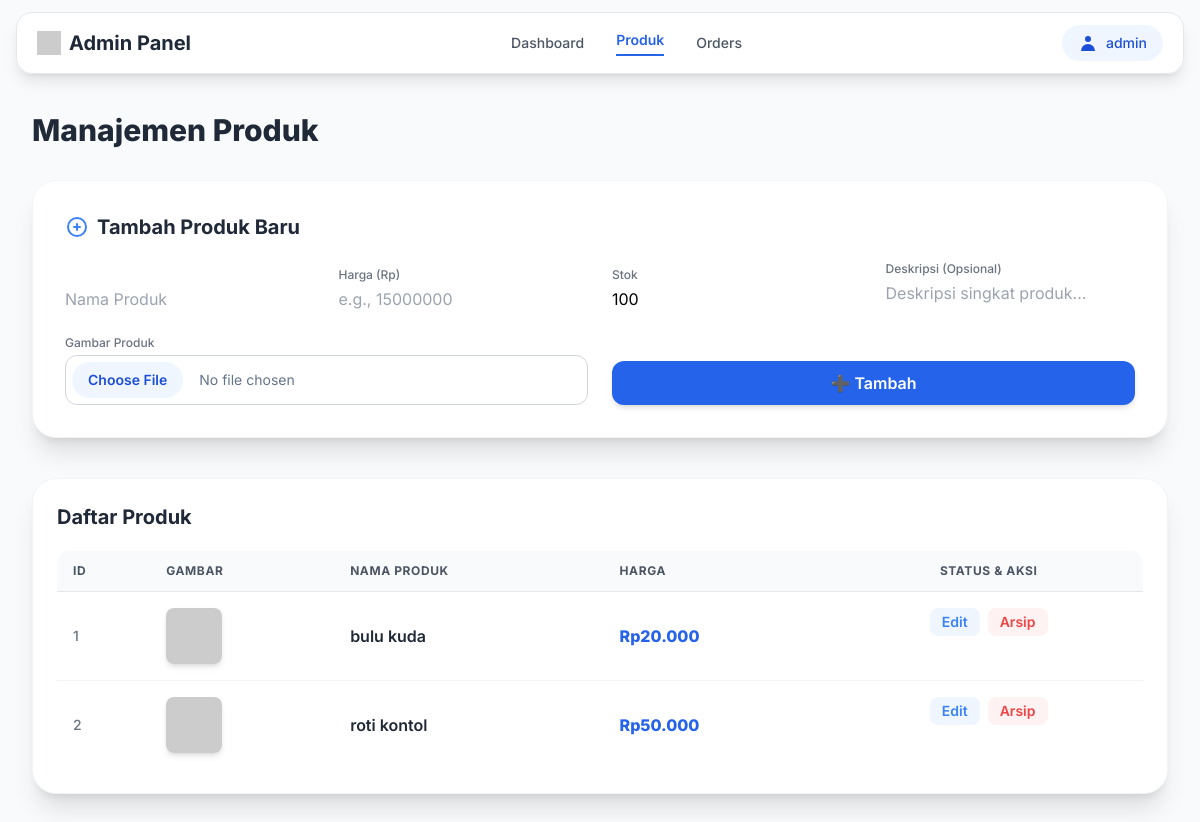
The app's page /admin/product.php (signed in), older data.
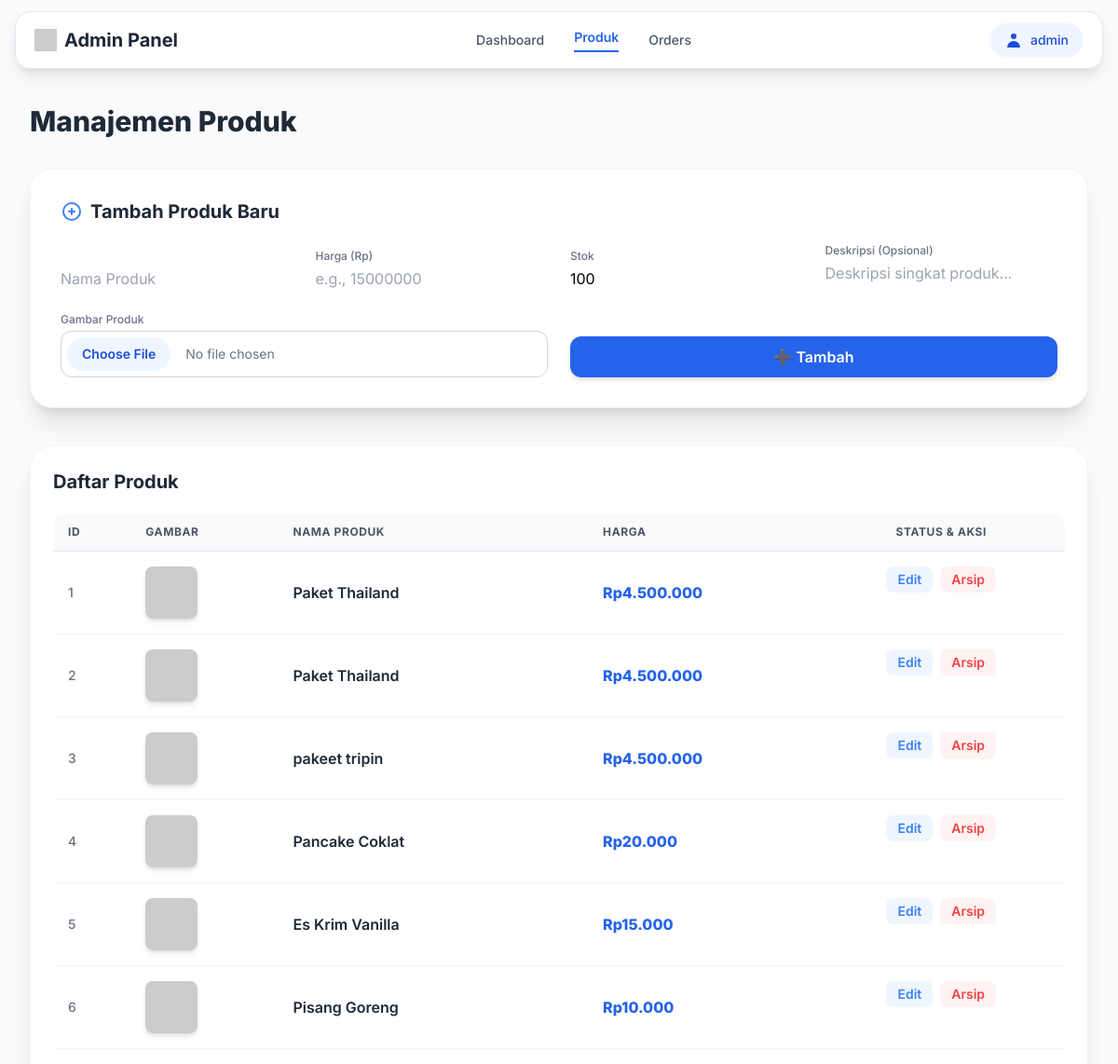
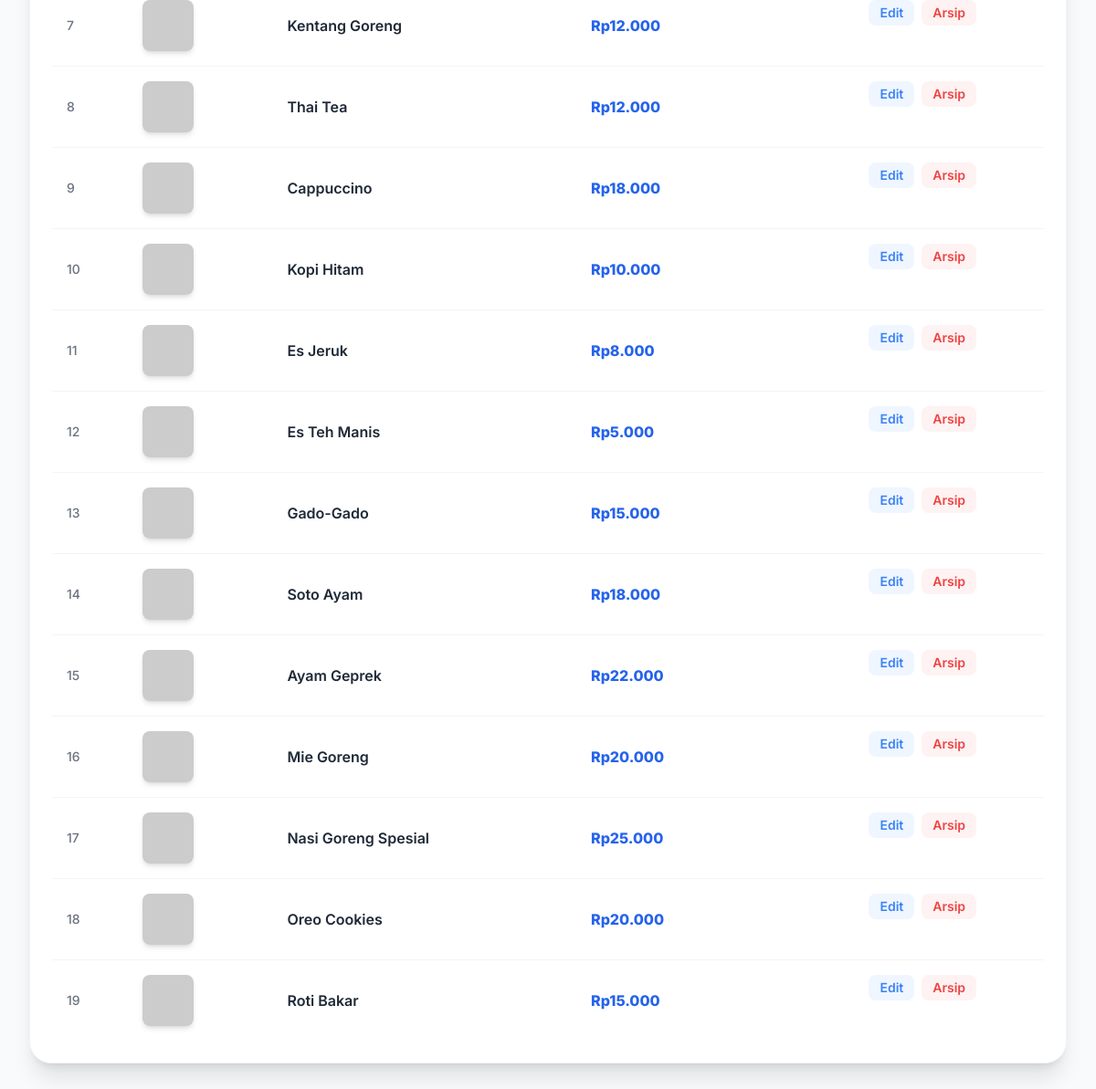
The same page, newer data (2 pictures, top to bottom).
### tables this page shows
CREATE TABLE `products` (
  `id` int(11) NOT NULL,
  `name` varchar(150) NOT NULL,
  `price` decimal(12,2) NOT NULL DEFAULT 0.00,
  `description` text DEFAULT NULL,
  `category_id` int(11) DEFAULT NULL,
  `stock` int(11) DEFAULT 0,
  `image` varchar(255) DEFAULT NULL,
  `is_active` tinyint(1) DEFAULT 1 COMMENT 'Status aktif produk (1=aktif, 0=arsip)',
  `created_at` timestamp NULL DEFAULT current_timestamp()
);

### app/helpers.php (called while the page is built, shortened)
<?php
function e($string) {
    return htmlspecialchars($string, ENT_QUOTES, 'UTF-8');
}

### admin/product.php (the view, shortened to what this page needs)
<?php
require_once '../config/config.php';
require_once '../app/helpers.php';
$products = $pdo->query("SELECT * FROM products ORDER BY is_active DESC, id DESC")->fetchAll(PDO::FETCH_ASSOC);
$adminName = e($_SESSION['username'] ?? 'Admin');
?>
<!DOCTYPE html>
<html lang="id">
<head>
    <script src="https://cdn.tailwindcss.com"></script>
</head>
<body class="bg-gray-50 min-h-screen">
    <header class="fixed top-0 left-0 right-0 z-50 flex justify-center py-3">
        <div class="flex items-center justify-between w-full max-w-7xl mx-4 bg-white/90 backdrop-blur-md border border-gray-200 rounded-2xl shadow-lg px-5 py-3 relative">
            <div class="flex items-center space-x-2">
                <img src="https://placehold.co/24x24/1F2937/FFFFFF?text=A" class="h-6" alt="Logo Placeholder">
                <span class="text-xl font-bold text-gray-800 hidden sm:block">Admin Panel</span>
            </div>
            <nav class="hidden md:flex items-center space-x-8 text-sm font-medium">
                <a href="dashboard.php" class="text-gray-600 hover:text-blue-600 transition duration-150">Dashboard</a>
                <a href="product.php" class="text-blue-600 font-semibold border-b-2 border-blue-600 pb-1">Produk</a>
                <a href="orders.php" class="text-gray-600 hover:text-blue-600 transition duration-150">Orders</a>
            </nav>
            <div class="hidden md:flex items-center space-x-3">
                <div class="relative group">
                    <button class="flex items-center space-x-2 px-4 py-2 bg-blue-50 text-blue-700 rounded-full hover:bg-blue-100 transition duration-150 text-sm font-medium">
                        <svg xmlns="http://www.w3.org/2000/svg" class="h-5 w-5" viewBox="0 0 20 20" fill="currentColor">
                            <path fill-rule="evenodd" d="M10 9a3 3 0 100-6 3 3 0 000 6zm-7 9a7 7 0 1114 0H3z" clip-rule="evenodd" />
                        </svg>
                        <span><?= $adminName ?></span>
                    </button>
                </div>
            </div>
        </div>
    </header>
    <main class="pt-28 pb-12 px-4 md:px-8 max-w-7xl mx-auto">
        <h2 class="text-3xl font-extrabold text-gray-800 mb-8">Manajemen Produk</h2>
        <div class="bg-white rounded-3xl p-6 md:p-8 shadow-xl border border-gray-100 mb-10">
            <h3 class="text-xl font-bold mb-5 text-gray-800 flex items-center space-x-2">
                <svg xmlns="http://www.w3.org/2000/svg" class="h-6 w-6 text-blue-500" fill="none" viewBox="0 0 24 24" stroke="currentColor" stroke-width="2">
                    <path stroke-linecap="round" stroke-linejoin="round" d="M12 9v3m0 0v3m0-3h3m-3 0H9m12 0a9 9 0 11-18 0 9 9 0 0118 0z" />
                </svg>
                <span>Tambah Produk Baru</span>
            </h3>
            <form method="POST" enctype="multipart/form-data" class="grid grid-cols-1 md:grid-cols-4 gap-4 md:gap-6 items-end">
                <input type="text" name="name" placeholder="Nama Produk" required class="input-style col-span-1">
                <div class="col-span-1">
                    <label for="price" class="text-xs font-medium text-gray-500 mb-1 block">Harga (Rp)</label>
                    <input type="number" name="price" placeholder="e.g., 15000000" required class="input-style w-full" id="price">
                </div>
                <div class="col-span-1">
                    <label for="stock_add" class="text-xs font-medium text-gray-500 mb-1 block">Stok</label>
                    <input type="number" name="stock" placeholder="Stok (default 100)" class="input-style w-full" id="stock_add" value="100">
                </div>
                <div class="col-span-1">
                    <label for="description_add" class="text-xs font-medium text-gray-500 mb-1 block">Deskripsi (Opsional)</label>
                    <textarea name="description" placeholder="Deskripsi singkat produk..." rows="1" class="input-style w-full resize-none" id="description_add"></textarea>
                </div>
                <div class="col-span-2">
                    <label for="image" class="text-xs font-medium text-gray-500 mb-1 block">Gambar Produk</label>
                    <input type="file" name="image" accept="image/*" required
                        class="w-full text-sm text-slate-500 file:mr-4 file:py-2 file:px-4
                                file:rounded-full file:border-0 file:text-sm file:font-semibold
                                file:bg-blue-50 file:text-blue-700 hover:file:bg-blue-100
                                file:cursor-pointer rounded-xl border border-gray-300 p-1.5" />
                </div>
                <button type="submit" name="add" class="col-span-2 bg-blue-600 hover:bg-blue-700 text-white rounded-xl px-4 py-2.5 font-semibold transition-all shadow-md hover:shadow-lg transform active:scale-[.98]">
                    ➕ Tambah
                </button>
            </form>
        </div>
        <div class="bg-white rounded-3xl shadow-xl border border-gray-100 p-4 md:p-6 overflow-x-auto">
            <h3 class="text-xl font-bold mb-5 text-gray-800">Daftar Produk</h3>
            <table class="min-w-full divide-y divide-gray-200">
                <thead class="bg-gray-50">
                    <tr>
                        <th class="py-3 px-4 text-left text-xs font-bold text-gray-600 uppercase tracking-wider rounded-tl-xl">ID</th>
                        <th class="py-3 px-4 text-left text-xs font-bold text-gray-600 uppercase tracking-wider">Gambar</th>
                        <th class="py-3 px-4 text-left text-xs font-bold text-gray-600 uppercase tracking-wider">Nama Produk</th>
                        <th class="py-3 px-4 text-left text-xs font-bold text-gray-600 uppercase tracking-wider">Harga</th>
                        <th class="py-3 px-4 text-center text-xs font-bold text-gray-600 uppercase tracking-wider rounded-tr-xl">Status & Aksi</th>
                    </tr>
                </thead>
                <tbody class="divide-y divide-gray-100">
                <?php if (empty($products)): ?>
                    <tr>
                        <td colspan="5" class="text-center text-gray-500 py-10 text-lg font-medium bg-white">
                            😴 Belum ada produk yang ditambahkan.
                        </td>
                    </tr>
                <?php else: $i = 1; foreach ($products as $p):
                    $rowClass = $p['is_active'] == 0 ? 'bg-gray-100 text-gray-500 italic' : 'hover:bg-blue-50/50 transition duration-150';
                ?>
                    <tr class="<?= $rowClass ?>">
                        <td class="py-4 px-4 text-sm font-medium text-gray-500"><?= $i++ ?></td>
                        <td class="py-4 px-4">
                            <img src="../public/assets/images/<?= e($p['image']) ?>"
                                onerror="this.onerror=null; this.src='https://placehold.co/60x60/f3f4f6/374151?text=IMG'"
                                alt="<?= e($p['name']) ?>" class="w-14 h-14 rounded-lg object-cover shadow-md">
                        </td>
                        <td class="py-4 px-4 text-base font-semibold text-gray-800 max-w-xs truncate">
                            <?= e($p['name']) ?>
                        </td>
                        <td class="py-4 px-4 text-base <?= $p['is_active'] == 1 ? 'text-blue-600 font-extrabold' : 'text-gray-500 font-medium' ?>">Rp<?= number_format($p['price'], 0, ',', '.') ?></td>
                        <td class="py-4 px-4 text-center space-x-2 flex items-center justify-center">
                            <button
                                data-id="<?= $p['id'] ?>"
                                data-name="<?= e($p['name']) ?>"
                                data-price="<?= $p['price'] ?>"
                                data-stock="<?= $p['stock'] ?>"
                                data-description="<?= e($p['description'] ?? '') ?>"
                                data-image="<?= e($p['image']) ?>"
                                class="edit-btn text-blue-500 hover:text-blue-700 font-semibold px-3 py-1 rounded-lg bg-blue-50 hover:bg-blue-100 transition duration-150 text-sm">
                                Edit
                            </button>
                            <?php if ($p['is_active'] == 1): ?>
                                <button data-id="<?= $p['id'] ?>" data-name="<?= e($p['name']) ?>" data-action="archive" class="delete-btn text-red-500 hover:text-red-700 font-semibold px-3 py-1 rounded-lg bg-red-50 hover:bg-red-100 transition duration-150 text-sm">
                                    Arsip
                                </button>
                            <?php endif; ?>
                        </td>
                    </tr>
                <?php endforeach; endif; ?>
                </tbody>
            </table>
        </div>
    </main>
</body>
</html>

### admin/product.php (style rules this page uses)
:root { font-family: 'Inter', sans-serif; }
.input-style { @apply border-gray-300 rounded-xl px-4 py-2.5 focus:ring-2 focus:ring-blue-500/50 focus:border-blue-500 outline-none transition-colors duration-200 shadow-sm; }

Row changes from the older to the newer data that the page shows:
added products: name "Paket Thailand", price "4.500.000"
added products: name "Paket Thailand", price "4.500.000"
added products: name "pakeet tripin", price "4.500.000"
added products: name "Pancake Coklat", price "20.000"
added products: name "Es Krim Vanilla", price "15.000"
added products: name "Pisang Goreng", price "10.000"
added products: name "Kentang Goreng", price "12.000"
added products: name "Thai Tea", price "12.000"
added products: name "Cappuccino", price "18.000"
added products: name "Kopi Hitam", price "10.000"
added products: name "Es Jeruk", price "8.000"
added products: name "Es Teh Manis", price "5.000"
added products: name "Gado-Gado", price "15.000"
added products: name "Soto Ayam", price "18.000"
added products: name "Ayam Geprek", price "22.000"
added products: name "Mie Goreng", price "20.000"
added products: name "Nasi Goreng Spesial", price "25.000"
changed products: name "bulu kuda" → "Oreo Cookies"
changed products: name "roti kontol" → "Roti Bakar"; price "50.000" → "15.000"
